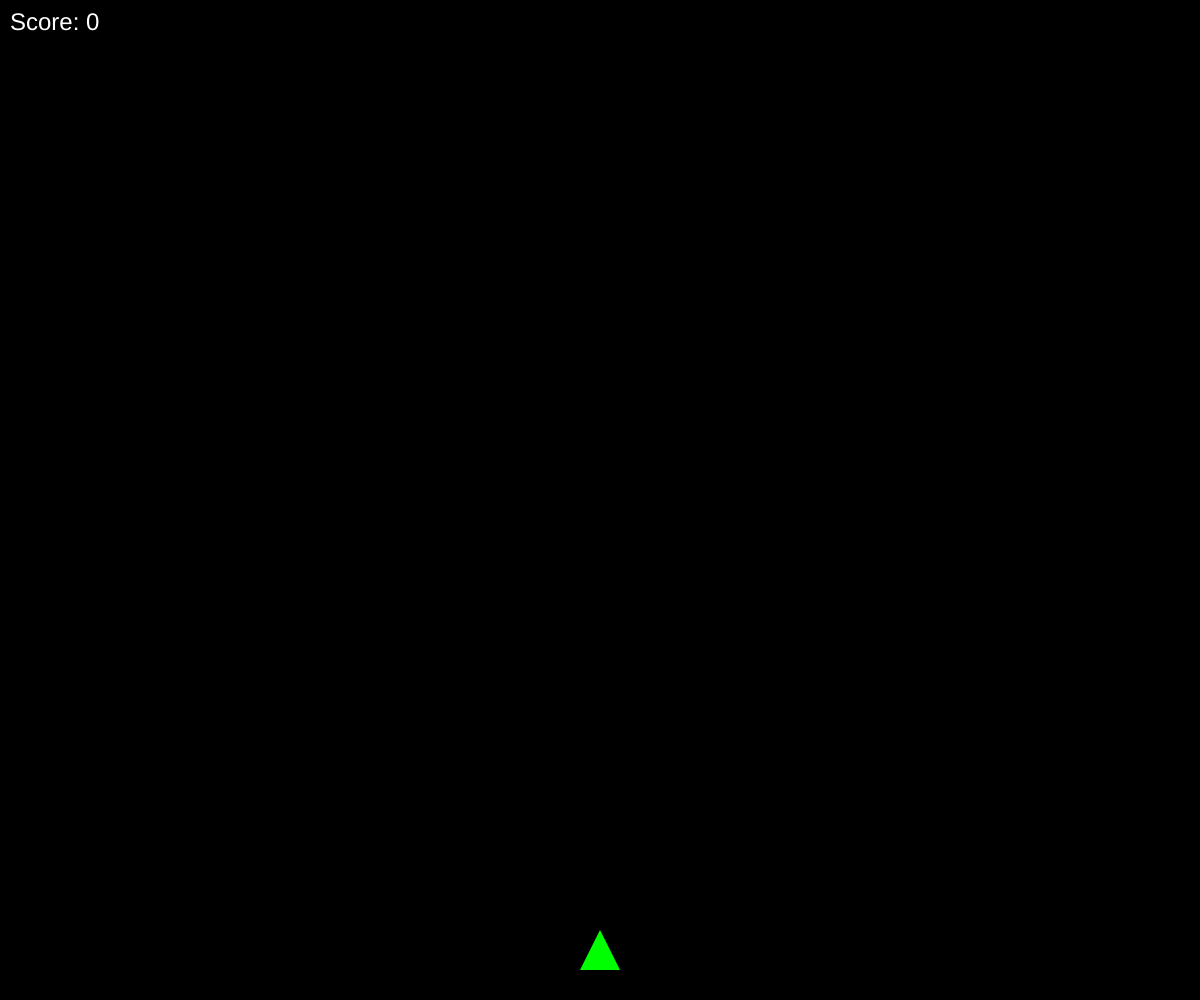
Frame 1 (no input)
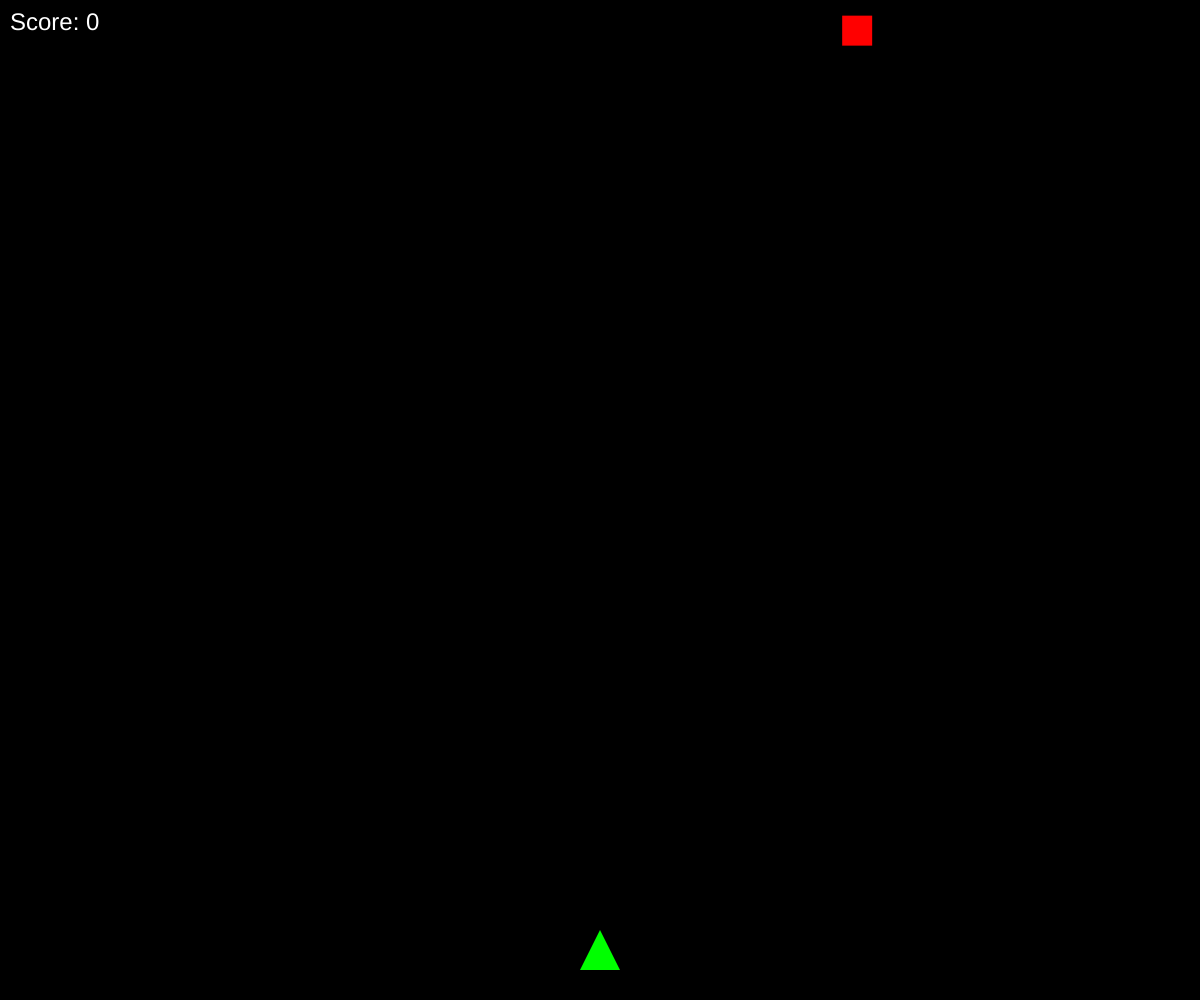
Frame 60 (no input)
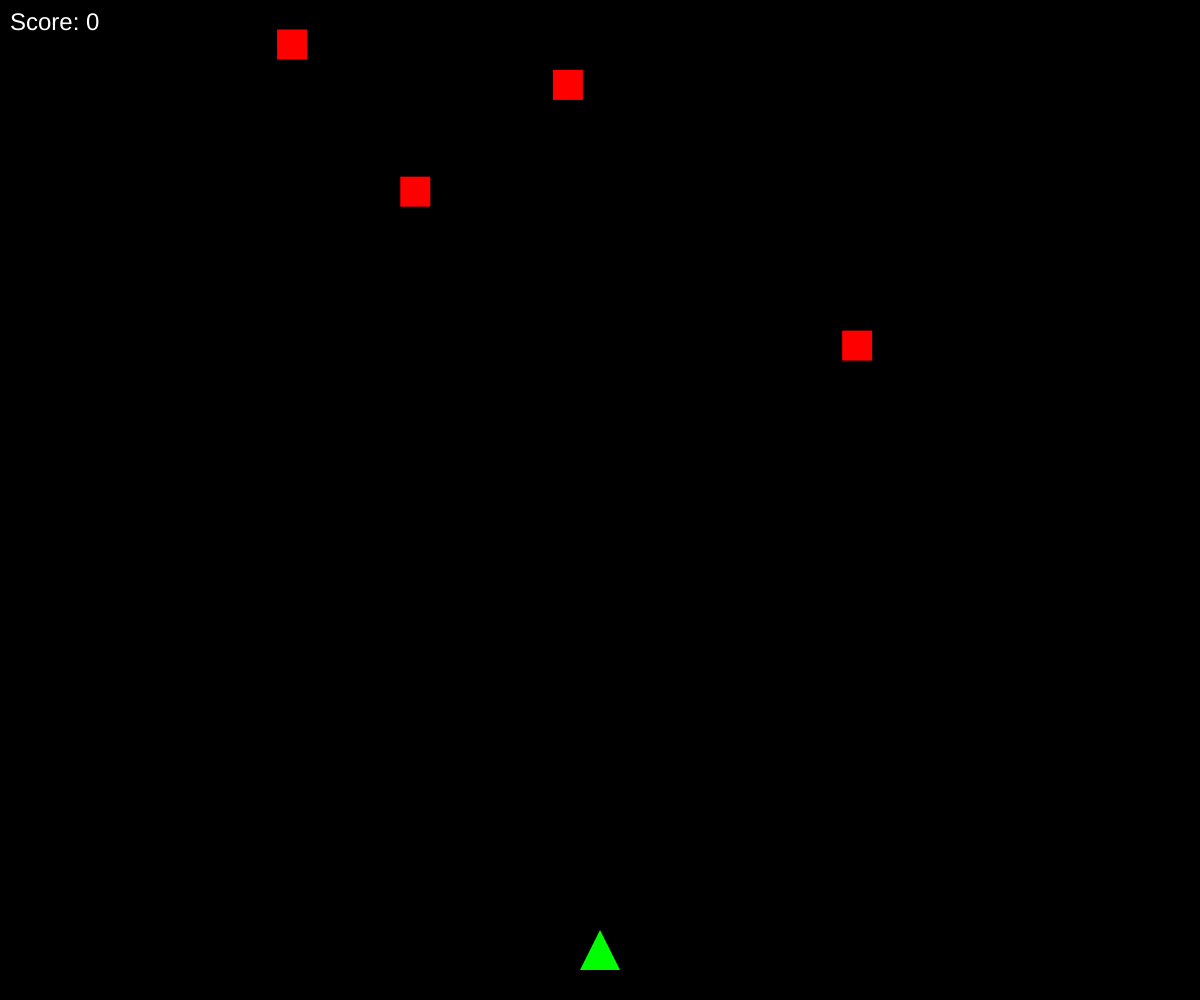
Frame 120 (the mouse pressed at the canvas centre since frame 60)

The p5.js sketch that drew these frames (run headless with seeded random() and noise() and a simulated clock; from frame 60 on, the mouse is pressed at the canvas centre):

// p5.js sketch
// ── sketch.js
let player;
let bullets = [];
let enemies = [];
let score = 0;
let isGameOver = false;

function setup() {
  createCanvas(windowWidth, windowHeight);
  player = new Player();
}

function draw() {
  background(0);

  if (isGameOver) {
    gameOver();
    return;
  }

  player.update();
  player.show();

  // 更新子彈
  for (let i = bullets.length - 1; i >= 0; i--) {
    bullets[i].update();
    bullets[i].show();

    // 檢查子彈是否擊中敵人
    for (let j = enemies.length - 1; j >= 0; j--) {
      if (bullets[i].hits(enemies[j])) {
        bullets.splice(i, 1);
        enemies.splice(j, 1);
        score++;
        break;
      }
    }
  }

  // 更新敵人
  for (let enemy of enemies) {
    enemy.update();
    enemy.show();

    // 檢查敵人是否碰撞到玩家
    if (enemy.hits(player)) {
      isGameOver = true;
      break;
    }
  }

  // 產生新的敵人
  if (frameCount % 20 === 0) {
    let enemy = new Enemy();
    enemies.push(enemy);
  }

  // 顯示分數
  fill(255);
  textSize(24);
  text(`Score: ${score}`, 10, 30);
}

function keyPressed() {
  if (keyCode === UP_ARROW) {
    player.shoot();
  }
}

class Player {
  constructor() {
    this.x = width / 2;
    this.y = height - 50;
    this.speed = 5;
  }

  update() {
    if (keyIsDown(LEFT_ARROW)) {
      this.x -= this.speed;
    } else if (keyIsDown(RIGHT_ARROW)) {
      this.x += this.speed;
    }
    this.x = constrain(this.x, 0, width);
  }

  show() {
    fill(0, 255, 0);
    noStroke();
    triangle(this.x, this.y - 20, this.x - 20, this.y + 20, this.x + 20, this.y + 20);
  }

  shoot() {
    let bullet = new Bullet(this.x, this.y - 20);
    bullets.push(bullet);
  }
}

class Bullet {
  constructor(x, y) {
    this.x = x;
    this.y = y;
    this.speed = 10;
  }

  update() {
    this.y -= this.speed;
  }

  show() {
    fill(255);
    noStroke();
    ellipse(this.x, this.y, 10, 10);
  }

  hits(enemy) {
    let d = dist(this.x, this.y, enemy.x, enemy.y);
    return d < 16;
  }
}

class Enemy {
  constructor() {
    this.x = random(width);
    this.y = random(-200, -100);
    this.speed = random(3, 6);
  }

  update() {
    this.y += this.speed;
    if (this.y > height) {
      this.x = random(width);
      this.y = random(-200, -100);
    }
  }

  show() {
    fill(255, 0, 0);
    noStroke();
    rectMode(CENTER);
    rect(this.x, this.y, 30, 30);
  }

  hits(player) {
    let d = dist(this.x, this.y, player.x, player.y);
    return d < 20;
  }
}

function gameOver() {
  background(0);
  fill(255);
  textAlign(CENTER);
  textSize(30);
  text('Game Over!', width / 2, height / 2);
  textSize(20);
  text(`Final Score: ${score}`, width / 2, height / 2 + 30);
}

function windowResized() {
  resizeCanvas(windowWidth, windowHeight);
}
